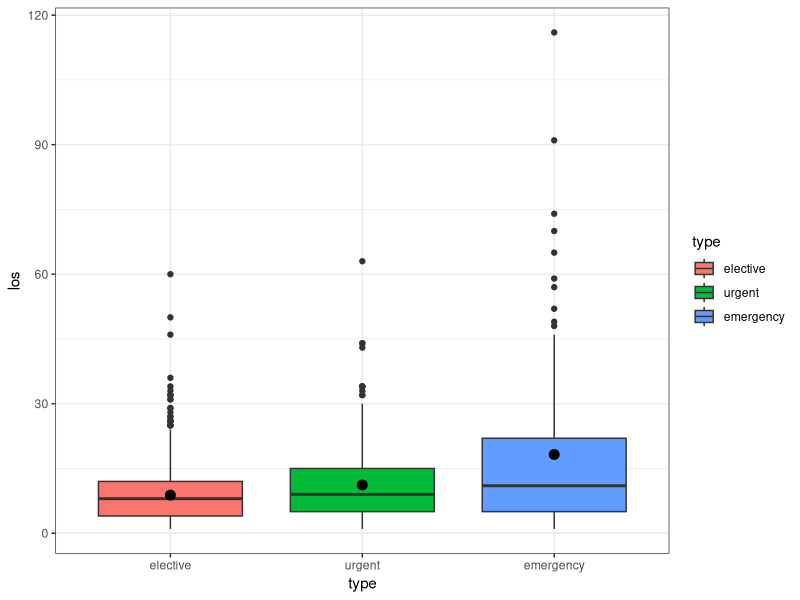
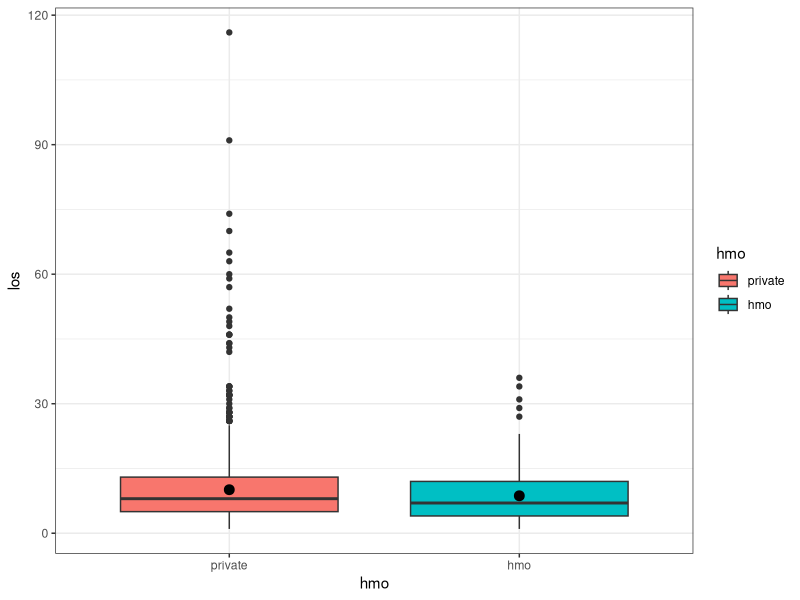
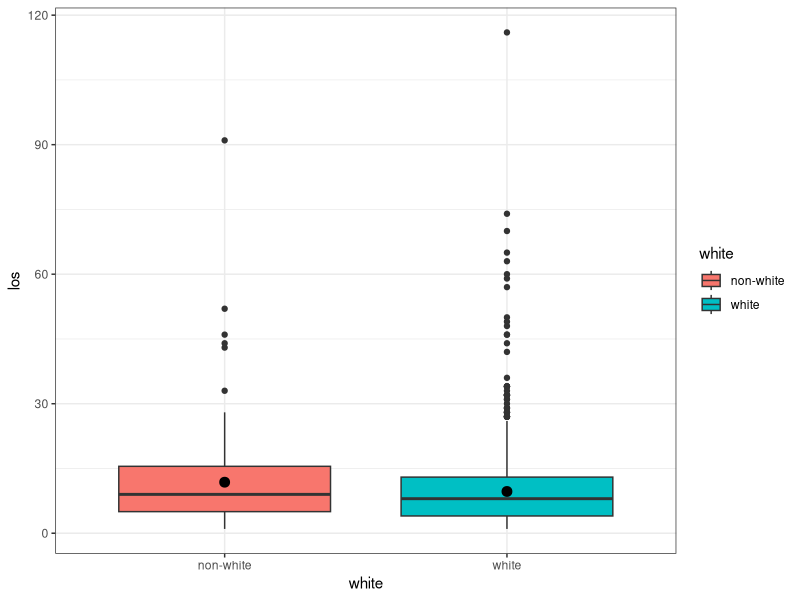
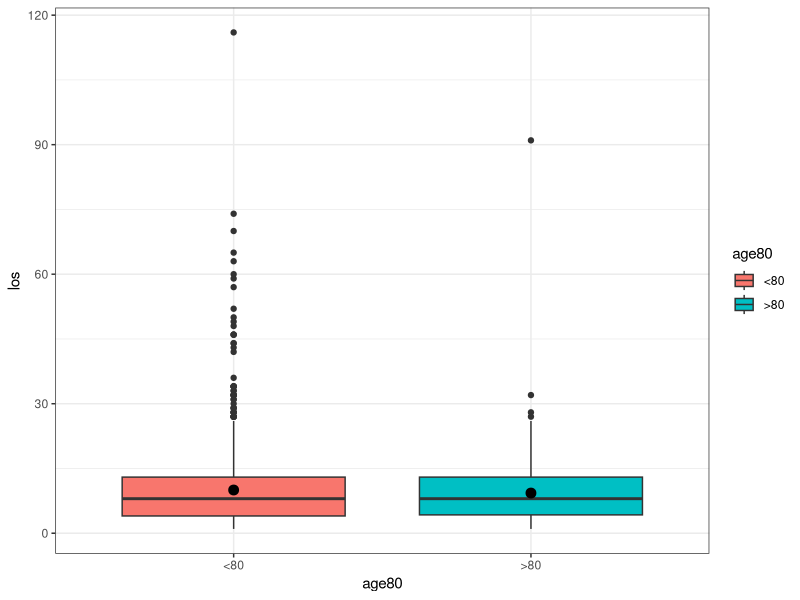
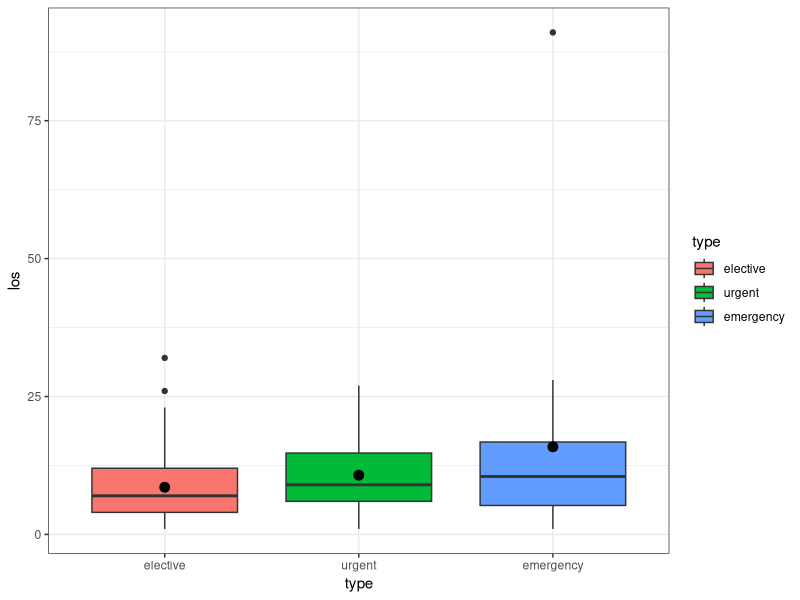
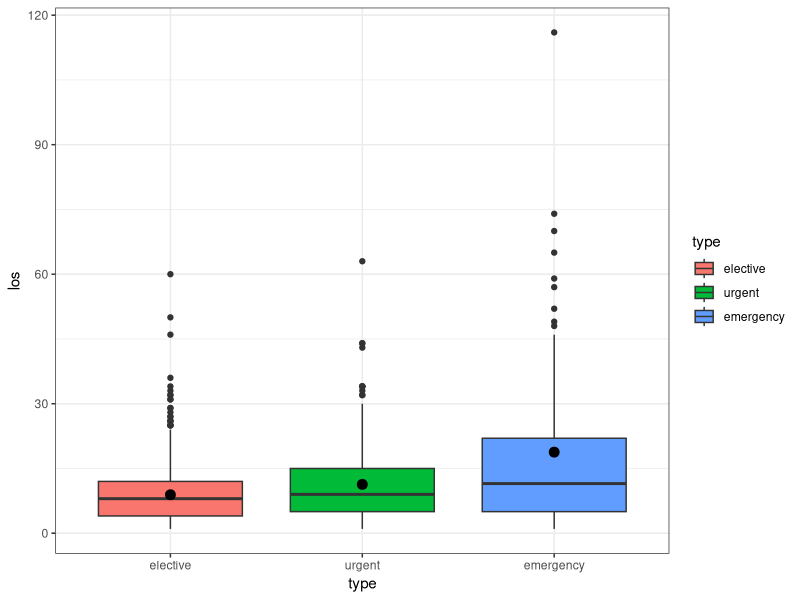
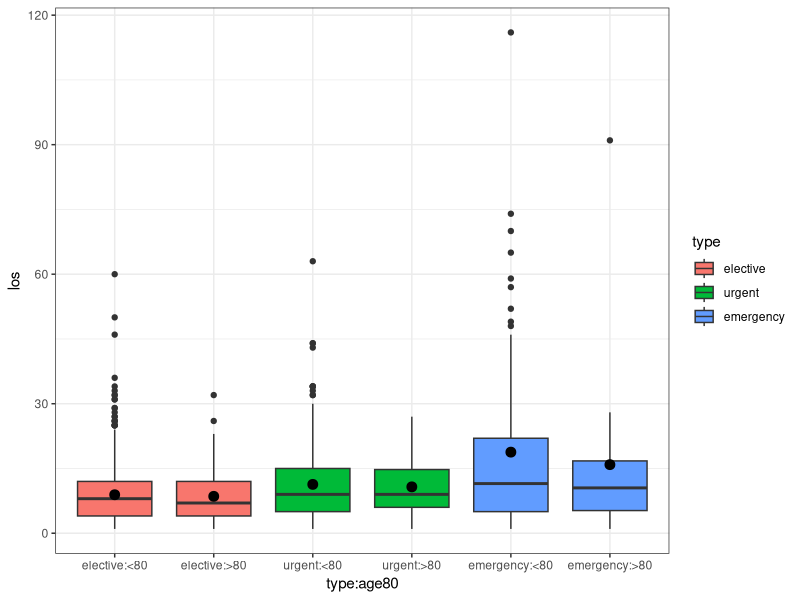

Source code (R) for these figures, in order: (Note: this script raises an error after producing the figures.)
library(ggplot2)
library(MASS)
library(reshape2)
library(tidyverse)
library(car)
library(sandwich)

medpar <- read.csv("medpar.csv")
head(medpar)
summary(medpar)

medpar$hmo <- factor(medpar$hmo, levels=c("0", "1"), labels=c("private", "hmo"))
medpar$white <- factor(medpar$white, levels=c("0", "1"), labels=c("non-white", "white"))
medpar$age80 <- factor(medpar$age80, levels=c("0", "1"), labels=c("<80", ">80"))
medpar$type <- factor(medpar$type, levels=c("1", "2", "3"), labels=c("elective", "urgent", "emergency"))
head(medpar)

ggplot(medpar, aes(x=type, y=los, fill=type)) + geom_boxplot() +stat_summary(fun.y=mean, color='black', show.legend = FALSE, geom = "point", shape=19, size=3) + theme_bw()
ggplot(medpar, aes(x=hmo, y=los, fill=hmo)) + geom_boxplot() +stat_summary(fun.y=mean, color='black', show.legend = FALSE, geom = "point", shape=19, size=3) + theme_bw()
ggplot(medpar, aes(x=white, y=los, fill=white)) + geom_boxplot() +stat_summary(fun.y=mean, color='black', show.legend = FALSE, geom = "point", shape=19, size=3) + theme_bw()
ggplot(medpar, aes(x=age80, y=los, fill=age80)) + geom_boxplot() +stat_summary(fun.y=mean, color='black', show.legend = FALSE, geom = "point", shape=19, size=3) + theme_bw()

mod0 <- aov(los ~ type, data=medpar)
summary(mod0)

mod1 <- glm(los ~ type, family="poisson", data=medpar)
summary(mod1)

mod2 <- glm(los ~ type + white + age80 + hmo, family="poisson", data=medpar)
summary(mod2)

anova(mod1, mod2, test="Chisq")
anova(mod1,mod2)

ggplot(subset(medpar, age80 == '>80'), aes(x=type, y=los, fill=type)) + geom_boxplot() +stat_summary(fun.y=mean, color='black', show.legend = FALSE, geom = "point", shape=19, size=3) + theme_bw()
ggplot(subset(medpar, age80 == '<80'), aes(x=type, y=los, fill=type)) + geom_boxplot() +stat_summary(fun.y=mean, color='black', show.legend = FALSE, geom = "point", shape=19, size=3) + theme_bw()
ggplot(medpar, aes(x=type:age80, y=los, fill=type)) + geom_boxplot() +stat_summary(fun.y=mean, color='black', show.legend = FALSE, geom = "point", shape=19, size=3) + theme_bw()

with(medpar, tapply(los, type, function(x) {
  sprintf("M (SD) = %1.2f (%1.2f)", mean(x), sd(x))
}))
with(medpar, tapply(los, white, function(x) {
  sprintf("M (SD) = %1.2f (%1.2f)", mean(x), sd(x))
}))
with(medpar, tapply(los, age80, function(x) {
  sprintf("M (SD) = %1.2f (%1.2f)", mean(x), sd(x))
}))
with(medpar, tapply(los, hmo, function(x) {
  sprintf("M (SD) = %1.2f (%1.2f)", mean(x), sd(x))
}))

mod3 <- glm.nb(los ~ type + white + age80 + hmo, data=medpar)
summary(mod2)
summary(mod3)


mod4 <- glm(los ~ type + white + age80 + hmo, family="poisson", data=medpar, subset=medpar[-c(1452,1466),])
summary(mod4)
summary(mod1)
